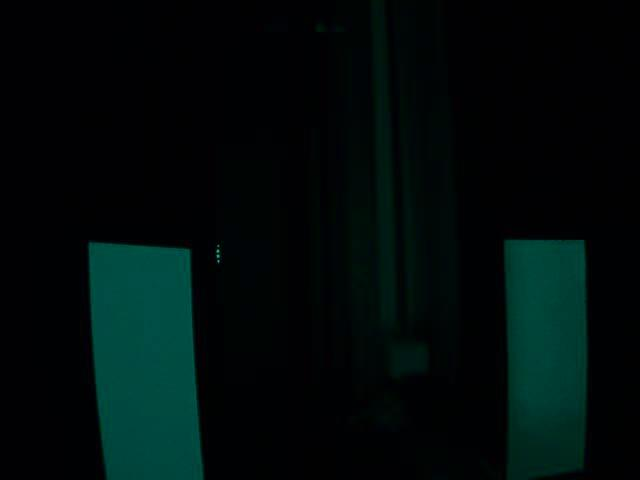
#> input picture OpenCV_Test/ubuntu_test/1ftH1ftD0Angle0Brightness.jpg, 640 x 480 px, given in place of the camera
$ python imgTest.py   (older library calls are emulated)
#> lines starting #> are read from the running program, lines starting #| are printed output that depends on the picture; after the words box and inside, x2 and y2 are one past the last pixel; in counts of white or black regions, pixels touching at a corner belong together; long printed decimals are rounded
'''
Created on Mar 25, 2017
@author: zheyuan
'''
import cv2
import numpy as np

cap = cv2.VideoCapture(1)
font = cv2.FONT_ITALIC
while True:

    # Take each frame
    #frame = cv2.imread('1ftH2ftD2Angle0Brightness.jpg')
    _, frame = cap.read()
#> frame is the input picture: shape (480, 640, 3); mean B, G, R 10.9, 11.5, 0.7
    cv2.line(frame, (320, int(0.25*480)),
             (320, int(0.75*480)), (0, 0, 255), 3)
    cv2.line(frame, (int(0.25*640), 240),
             (int(0.75*640), 240), (0, 0, 255), 3)
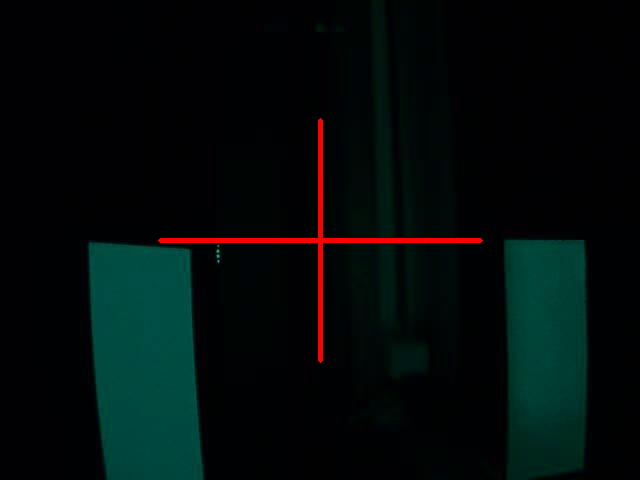
#> frame: shape (480, 640, 3); mean B, G, R 10.9, 11.5, 3
    # Convert BGR to HSV
    hsv = cv2.cvtColor(frame, cv2.COLOR_BGR2HSV)
#> hsv: shape (480, 640, 3); mean H, S, V 93.8, 201.2, 15

    # define range of blue color in HSV
    # 139 155 128
    # 151  60 248
    #lower_blue = np.array([130,145,100])#np.array([170, 0, 0])
    lower_blue = np.array([78 ,43, 46])# peg
    #upper_blue = np.array([145,190,140])#np.array([200, 255, 255])
    upper_blue = np.array([99, 255, 255]) # peg
    # Threshold the HSV image to get only blue colors
    mask = cv2.inRange(hsv, lower_blue, upper_blue)
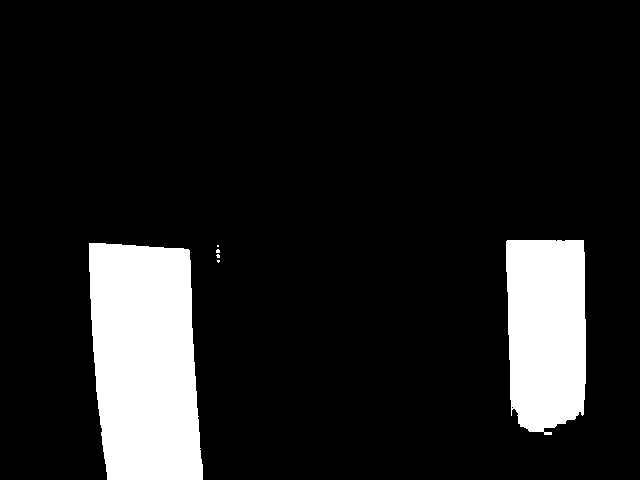
#> mask: shape (480, 640); 12.2% white; 6 white regions (4 under 20 px)
    # Bitwise-AND mask and original image
    res = cv2.bitwise_and(frame,frame, mask= mask)
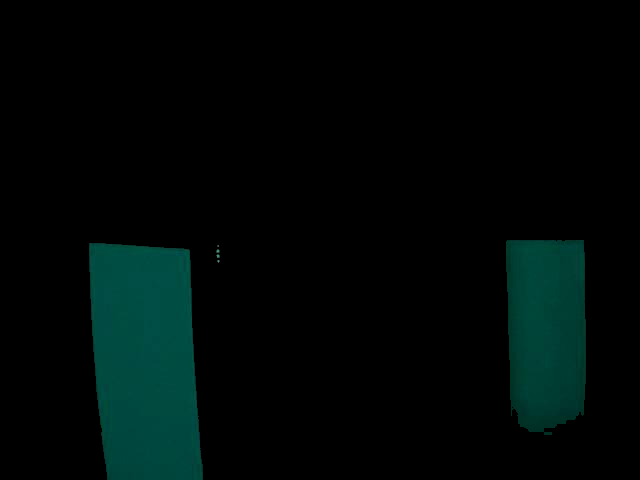
#> res: shape (480, 640, 3); mean B, G, R 7.2, 8.4, 0.1

    #Addition:
    _, cnts, _ = cv2.findContours(mask.copy(), cv2.RETR_EXTERNAL,
                                  cv2.CHAIN_APPROX_SIMPLE)
#> cnts = 6 contours, 4 with area under 20; largest, box (x1, y1, x2, y2) and area: (89, 243, 203, 480) 23031, (506, 240, 586, 435) 13851

    if len(cnts) > 1:
        area_List = [0]
        centers_x = [0]
        centers_y = [0]

        for i in range(len(cnts)):
            c = cnts[i]
            area = cv2.contourArea(c)
            #area_List.append(area)
            if 250 < area < 30000:
                hull = cv2.convexHull(c)
                epsilon = 0.02 * cv2.arcLength(hull, True)
                goal = cv2.approxPolyDP(hull, epsilon, True)

                cv2.drawContours(res, [goal], 0, (255, 0, 0), 5)

                M = cv2.moments(goal)
                if M['m00'] > 0:
                    cx = int(M['m10'] / M['m00'])
                    cy = int(M['m01'] / M['m00'])
                    center = (cx, cy)

                    cv2.circle(res, center, 5, (255, 0, 0), -1)
                    area_List.append(area)
                    centers_x.append(cx)
                    centers_y.append(cy)
#> this loop made 6 passes
#> (area, epsilon, goal, cx, cy) on pass 5: (23031, 13.24, [[89, 243], [189, 250], [202, 479], [107, 479]], 146, 361)
#> (area, epsilon, cx, cy) on pass 6: (13851, 10.2, 545, 330)
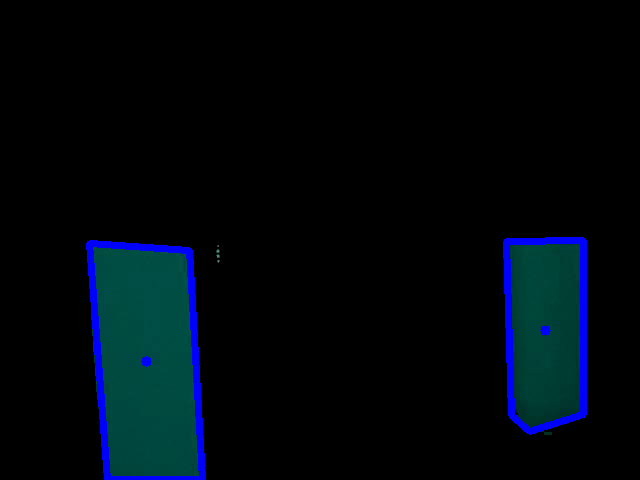
#> res: shape (480, 640, 3); 2.6% of pixels changed, all inside (x1, y1, x2, y2) = (86, 237, 587, 480)
#> after the loop, area_List = [0, 23031, 13851]; centers_x = [0, 146, 545]; centers_y = [0, 361, 330]
#                 else:
#                     area_List.pop(i+1) #I will explain later

        if len(centers_x) == 3 and len(centers_y) == 3:
            target_x = (centers_x[1] + centers_x[2])/2
#> target_x = 345.5
            target_y = (centers_y[1] + centers_y[2])/2
#> target_y = 345.5
            target = (int(target_x), int(target_y))
#> target = (345, 345)
            cv2.circle(res, target, 5, (0, 255, 0), -1)
#> res: shape (480, 640, 3); 0.03% of pixels changed, all inside (x1, y1, x2, y2) = (340, 340, 351, 351)
            print("x " + str(target_x))
#| x 345.5
            print("y " + str(target_y))
#| y 345.5

            error = target_x - 340
#> error = 5.5
            angle_to_turn = error * (59.02039664/640)
#> angle_to_turn = 0.507
            print(angle_to_turn)
#| 0.5072
            aligned = 1 > angle_to_turn > -1
#> aligned = True
            #Display
            res = cv2.putText(res,("angle to turn: " + str(angle_to_turn)),(10,400), font, 1,(255,255,255),2,cv2.LINE_AA)
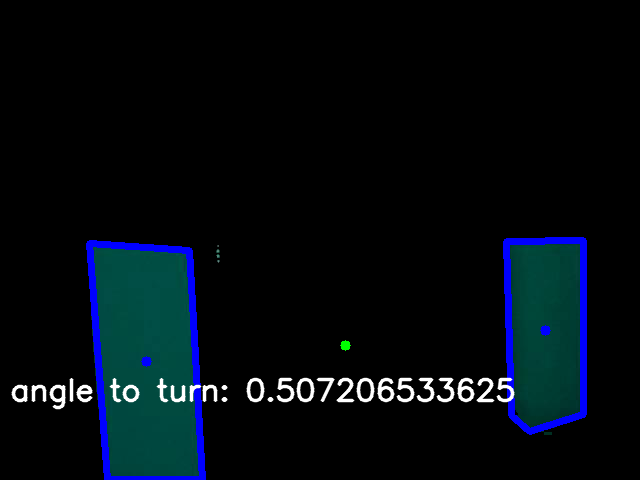
#> res: shape (480, 640, 3); mean B, G, R 16, 10.6, 3.4

        if len(centers_x) > 3 and len(centers_y) > 3:
            areaMax1 = (area_List.index(max(area_List)))
            areaMax2 = (area_List.index(max(n for n in area_List if n!=area_List[areaMax1])))
            cX1 = (centers_x[areaMax1])
            cY1 = (centers_y[areaMax1])
            cX2 = (centers_x[areaMax2])
            cY2 = (centers_y[areaMax2])
            target_x = (cX1 + cX2)/2
            target_y = (cY1 + cY2)/2
            target = (int(target_x), int(target_y))
            cv2.circle(res, target, 5, (0, 255, 0), -1)
            print("x " + str(target_x))
            print("y " + str(target_y))

            error = target_x - 340
            angle_to_turn = error * (59.02039664/640)
            print(angle_to_turn)
            aligned = 1 > angle_to_turn > -1
            #Display
            res = cv2.putText(res,("angle to turn: " + str(angle_to_turn)),(10,400), font, 1,(255,255,255),2,cv2.LINE_AA)

    #Display image/window
    cv2.imshow('frame',frame)
    cv2.imshow('mask',mask)
    cv2.imshow('res',res)
    if cv2.waitKey(1) & 0xFF == ord('q'):
#> (key q is pressed here)
        break
cap.release()
cv2.destroyAllWindows()

$ run again, on OpenCV_Test/ubuntu_test/1ftH1ftD1Angle0Brightness.jpg
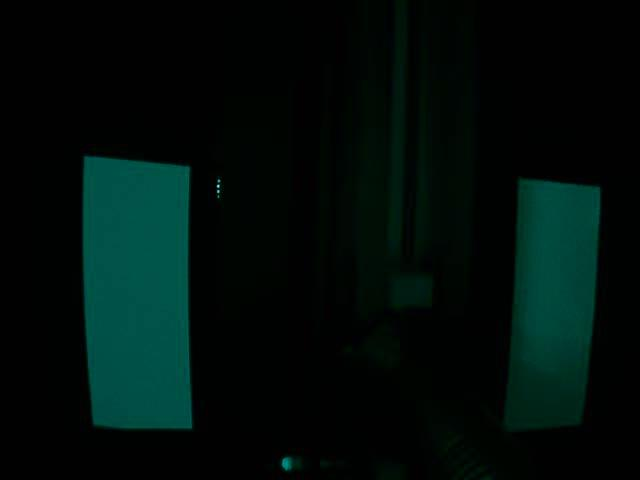
#> input picture OpenCV_Test/ubuntu_test/1ftH1ftD1Angle0Brightness.jpg, 640 x 480 px, given in place of the camera
#> frame is the input picture: shape (480, 640, 3); mean B, G, R 10.9, 14, 0.7
#> hsv: shape (480, 640, 3); mean H, S, V 51.8, 167.7, 16.3
#> mask: shape (480, 640); 13.8% white; 8 white regions (5 under 20 px)
#> cnts = 8 contours, 5 with area under 20; largest, box (x1, y1, x2, y2) and area: (83, 156, 192, 429) 27133, (515, 180, 600, 381) 14308, (281, 457, 293, 471) 106
#> the loop `for i in range(len(cnts)):` made 8 passes
#> (area, epsilon, goal, cx, cy) on passes 6, 8: (14307.5, 10.36, [[520, 180], [599, 188], [576, 379], [520, 356]], 554, 270), (27133, 14.64, [[85, 156], [189, 167], [191, 428], [93, 422]], 139, 291)
#> after the loop `for i in range(len(cnts)):`:
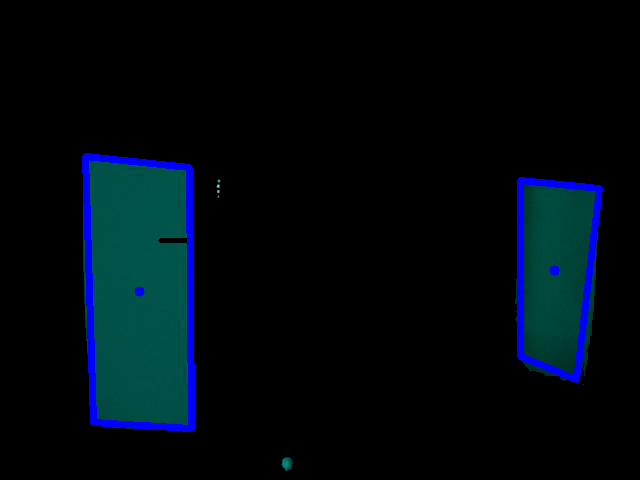
#> res: shape (480, 640, 3); mean B, G, R 15, 8.9, 0.1
#> after the loop `for i in range(len(cnts)):`: area_List = [0, 14307.5, 27133]; centers_x = [0, 554, 139]; centers_y = [0, 270, 291]
#> target_x = 346.5
#> target_y = 280.5
#> target = (346, 280)
#| x 346.5
#| y 280.5
#> error = 6.5
#> angle_to_turn = 0.599
#| 0.5994
#> aligned = True
#> `res = cv2.putText(res,("angle to turn: " + str(angle_to_turn)),(10,400..`:
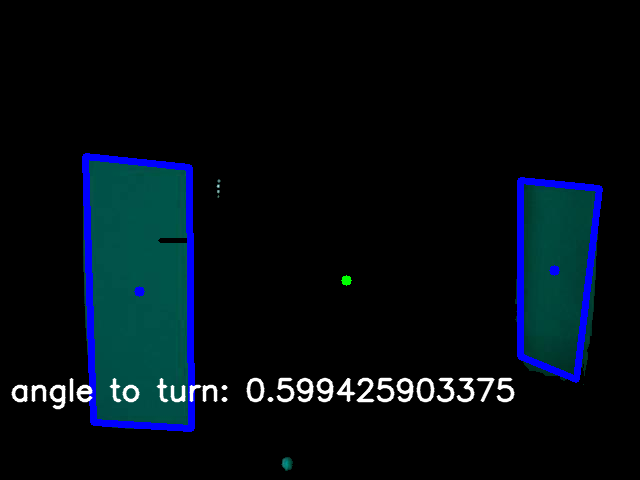
#> res: shape (480, 640, 3); mean B, G, R 18.1, 12.2, 3.5

$ run again, on OpenCV_Test/ubuntu_test/1ftH2ftD0Angle0Brightness.jpg
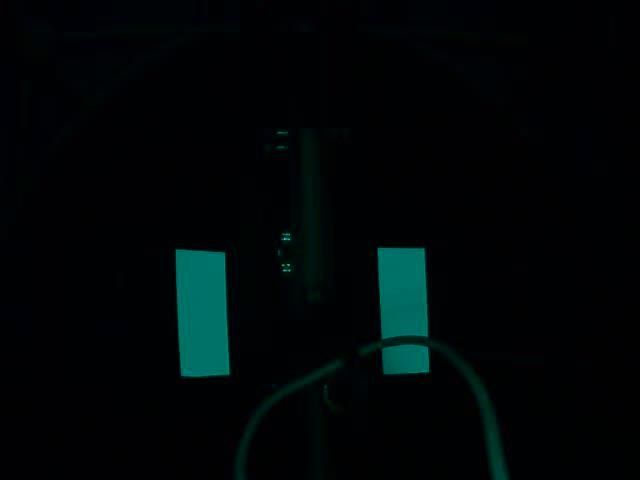
#> input picture OpenCV_Test/ubuntu_test/1ftH2ftD0Angle0Brightness.jpg, 640 x 480 px, given in place of the camera
#> frame is the input picture: shape (480, 640, 3); mean B, G, R 7.5, 6.4, 0.6
#> hsv: shape (480, 640, 3); mean H, S, V 101.5, 211.9, 10.4
#> `mask = cv2.inRange(hsv, lower_blue, upper_blue)`:
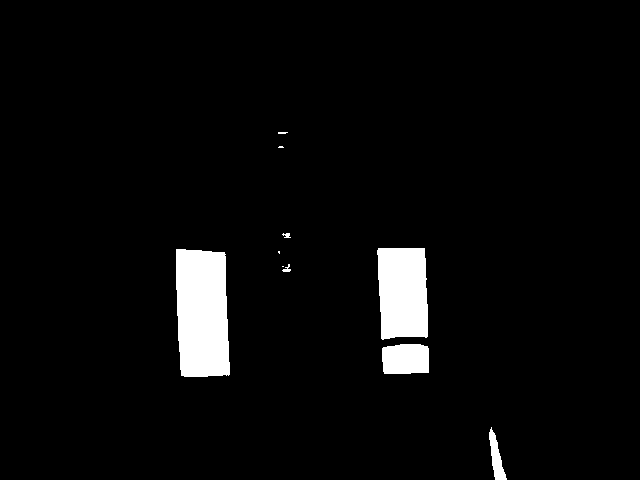
#> mask: shape (480, 640); 4% white; 10 white regions (4 under 20 px)
#> cnts = 10 contours, 6 with area under 20; largest, box (x1, y1, x2, y2) and area: (176, 249, 230, 377) 6090, (377, 248, 428, 340) 4119, (382, 344, 429, 374) 1255, (489, 427, 507, 480) 378
#> the loop `for i in range(len(cnts)):` made 10 passes
#> (area, epsilon, goal, cx, cy) on passes 1, 2, 6, 7: (378.5, 2.36, [[491, 427], [506, 479], [495, 479], [489, 439]], 496, 458), (1255, 2.83, [[427, 346], [428, 372], [384, 373], [383, 347]], 405, 359), (6090, 6.9, [[176, 249], [225, 254], [228, 375], [181, 375]], 202, 312), (4119, 5.43, [[424, 248], [427, 336], [382, 339], [377, 250]], 402, 292)
#> after the loop `for i in range(len(cnts)):`: area_List = [0, 378.5, 1255, 6090, 4119]; centers_x = [0, 496, 405, 202, 402]; centers_y = [0, 458, 359, 312, 292]
#> areaMax1 = 3
#> areaMax2 = 4
#> cX1 = 202
#> cY1 = 312
#> cX2 = 402
#> cY2 = 292
#> target_x = 302
#> target = (302, 302)
#| x 302.0
#| y 302.0
#> error = -38
#> angle_to_turn = -3.5
#| -3.504
#> aligned = False
#> `res = cv2.putText(res,("angle to turn: " + str(angle_to_turn)),(10,400..`:
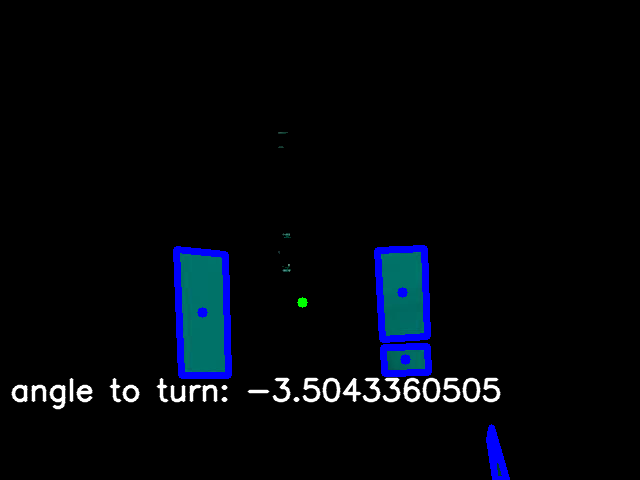
#> res: shape (480, 640, 3); mean B, G, R 11, 6.3, 3.1

$ run again, on OpenCV_Test/ubuntu_test/1ftH2ftD1Angle0Brightness.jpg
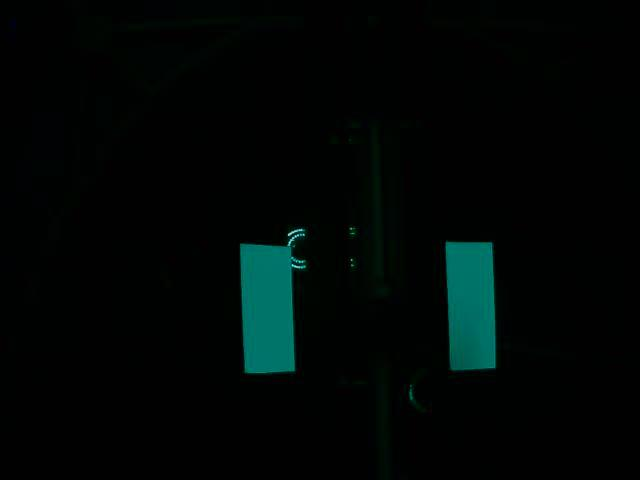
#> input picture OpenCV_Test/ubuntu_test/1ftH2ftD1Angle0Brightness.jpg, 640 x 480 px, given in place of the camera
#> frame is the input picture: shape (480, 640, 3); mean B, G, R 5.4, 6.7, 0.7
#> hsv: shape (480, 640, 3); mean H, S, V 43.1, 138.7, 9
#> `mask = cv2.inRange(hsv, lower_blue, upper_blue)`:
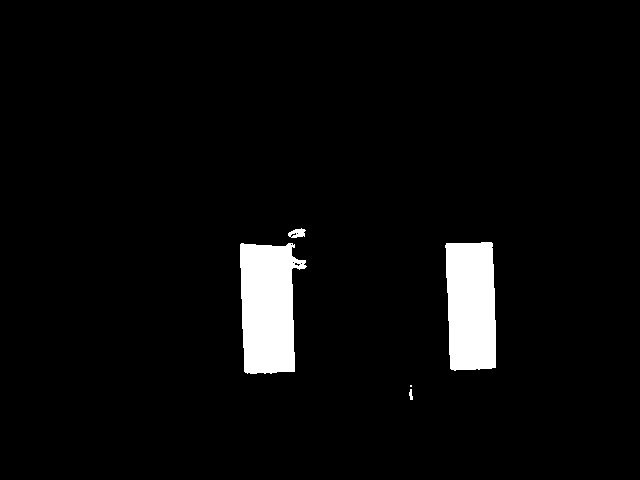
#> mask: shape (480, 640); 4.2% white; 5 white regions (1 under 20 px)
#> cnts = 5 contours, 2 with area under 20; largest, box (x1, y1, x2, y2) and area: (240, 243, 307, 374) 6530, (445, 242, 496, 371) 5795, (288, 228, 306, 238) 104
#> the loop `for i in range(len(cnts)):` made 5 passes
#> (area, epsilon, goal, cx, cy) on pass 4: (5795, 6.83, [[491, 242], [495, 367], [454, 370], [445, 245]], 471, 304)
#> after the loop `for i in range(len(cnts)):`: area_List = [0, 6530, 5795]; centers_x = [0, 271, 471]; centers_y = [0, 305, 304]
#> target_x = 371
#> target_y = 304.5
#> target = (371, 304)
#| x 371.0
#| y 304.5
#> error = 31
#> angle_to_turn = 2.86
#| 2.859
#> aligned = False
#> `res = cv2.putText(res,("angle to turn: " + str(angle_to_turn)),(10,400..`:
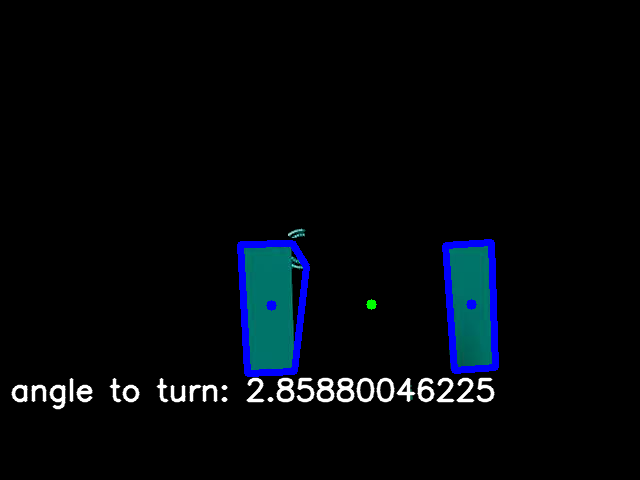
#> res: shape (480, 640, 3); mean B, G, R 10.8, 7.1, 3.4
